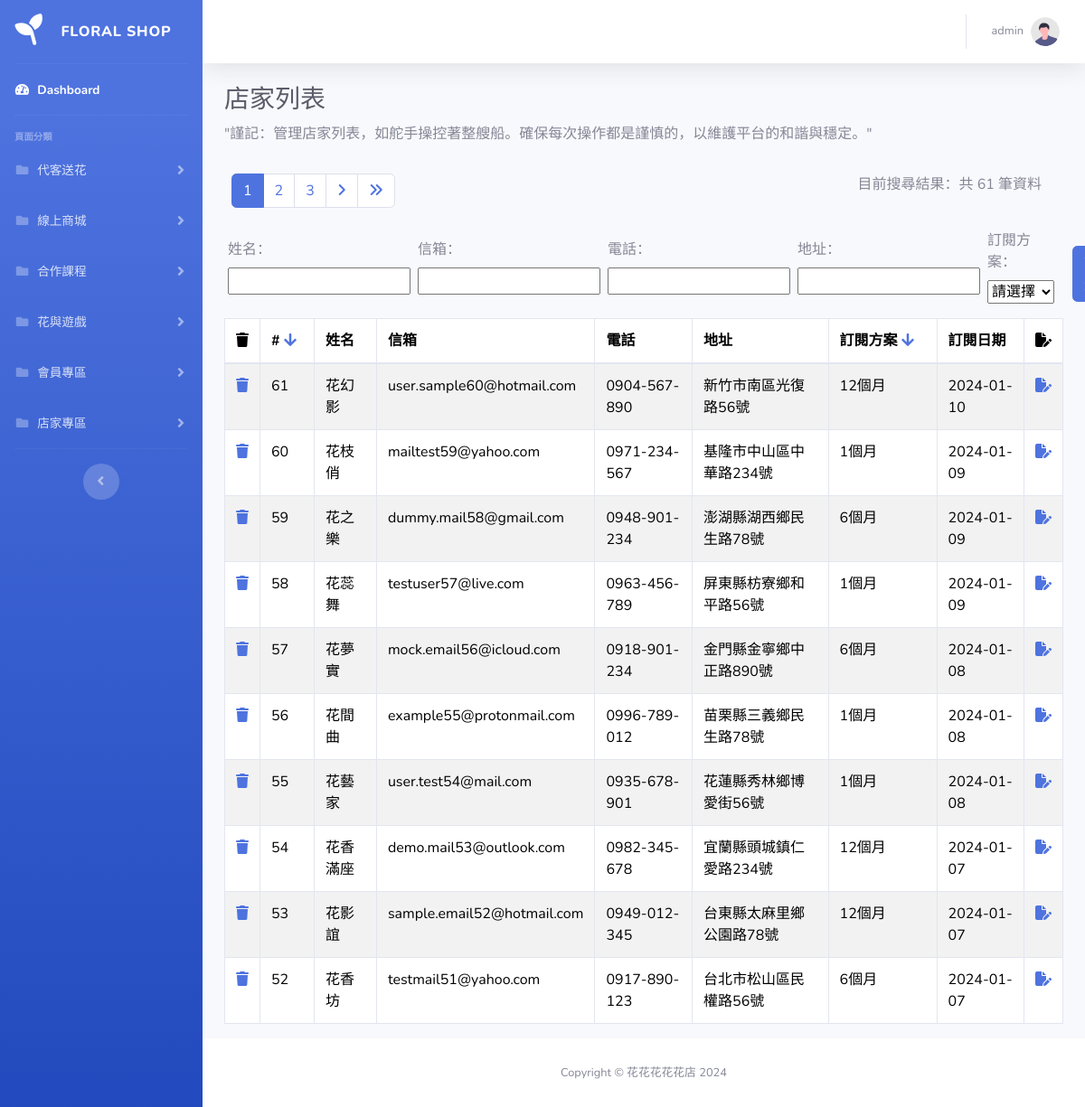
The page /pages/store/list.php on the database its author committed.
### tables this page shows
CREATE TABLE `store` (
  `store_id` int(11) NOT NULL,
  `store_name` varchar(255) NOT NULL,
  `store_account` varchar(255) NOT NULL,
  `store_password` varchar(255) NOT NULL,
  `store_intro` varchar(255) DEFAULT NULL,
  `store_address` varchar(255) DEFAULT NULL,
  `store_path` varchar(255) DEFAULT NULL,
  `store_email` varchar(255) DEFAULT NULL,
  `store_tel` varchar(255) DEFAULT NULL,
  `sub_date` date DEFAULT NULL,
  `sub_id` int(11) DEFAULT NULL,
  `permission_id` int(11) NOT NULL DEFAULT 2
);

CREATE TABLE `store_sub` (
  `sub_id` int(11) NOT NULL,
  `sub_name` varchar(255) NOT NULL,
  `price` int(11) NOT NULL
);

### pages/store/list.php (the view, shortened to what this page needs)
<?php
require '../parts/db_connect.php';
$perPage = 10;
$page = isset($_GET['page']) ? intval($_GET['page']) : 1;
$t_sql = "SELECT COUNT(1)
        FROM store
        LEFT JOIN store_sub ON store.sub_id = store_sub.sub_id";
$stmtCount = $pdo->prepare($t_sql);
$stmtCount->execute();
$rowCount = $stmtCount->fetchColumn();
$totalRows = $rowCount;
$totalPages = 0;
$rows = [];
if ($totalRows > 0) {
    $totalPages = ceil($totalRows / $perPage);
    $order = isset($_GET['order']) ? $_GET['order'] : 'desc';
    $sql = "SELECT store_id, store_name, store_email, store_tel, store_address, sub_name, sub_date
        FROM store
        LEFT JOIN store_sub ON store.sub_id = store_sub.sub_id";
    if (isset($_GET['orderBy'])) {
        $orderField = $_GET['orderBy'];
        $orderType = ($order === 'desc') ? 'DESC' : 'ASC';
        $sql .= " ORDER BY store.$orderField $orderType";
    } else {
        $sql .= " ORDER BY store.store_id DESC";
    }
    $sql .= " LIMIT :offset, :limit";
    $stmt = $pdo->prepare($sql);
    $stmt->bindValue(':offset', ($page - 1) * $perPage, PDO::PARAM_INT);
    $stmt->bindValue(':limit', $perPage, PDO::PARAM_INT);
    $stmt->execute();
    $rows = $stmt->fetchAll();
}
?>
<?php include '../parts/html-head.php' ?>
<body id="page-top">
    <div id="wrapper">
        <?php include '../parts/navbar.php' ?>
        <div id="content-wrapper" class="d-flex flex-column">
            <div id="content">
                <?php include '../parts/navtop.php' ?>
                <div class="container-fluid">
                    <h1 class="h3 mb-2 text-gray-800">店家列表</h1>
                    <p class="mb-4">
                        "謹記：管理店家列表，如舵手操控著整艘船。確保每次操作都是謹慎的，以維護平台的和諧與穩定。"
                    </p>
                    <div class="row">
                        <div class="row my-2">
                            <div class="d-flex">
                                <nav class="mx-2 " aria-label="Page navigation example">
                                    <?php if ($totalPages > 1) : ?>
                                        <ul class="pagination">
                                            <?php for ($i = $page - 2; $i <= $page + 2; $i++) :
                                                if ($i >= 1 and $i <= $totalPages) : 0
                                            ?>
                                                    <li class="page-item <?= $i == $page ? 'active' : '' ?>">
                                                        <a class="page-link" href="?page=<?= $i ?>&orderBy=<?= $_GET['orderBy'] ?? 'store_id' ?>&order=<?= $_GET['order'] ?? 'desc' ?>&filterName=<?= $_GET['filterName'] ?? '' ?>&filterEmail=<?= $_GET['filterEmail'] ?? '' ?>&filterPhone=<?= $_GET['filterPhone'] ?? '' ?>&filterAddress=<?= $_GET['filterAddress'] ?? '' ?>&filterSubscription=<?= $_GET['filterSubscription'] ?? '' ?>">
                                                            <?= $i ?>
                                                        </a>
                                                    </li>
                                            <?php endif;
                                            endfor; ?>
                                            <?php if ($page < $totalPages) : ?>
                                                <li class="page-item <?= $page >= $totalPages ? 'disabled' : '' ?>">
                                                    <a class="page-link" href="?page=<?= $page + 1 ?>&orderBy=<?= $_GET['orderBy'] ?? 'store_id' ?>&order=<?= $_GET['order'] ?? 'desc' ?>&filterName=<?= $_GET['filterName'] ?? '' ?>&filterEmail=<?= $_GET['filterEmail'] ?? '' ?>&filterPhone=<?= $_GET['filterPhone'] ?? '' ?>&filterAddress=<?= $_GET['filterAddress'] ?? '' ?>&filterSubscription=<?= $_GET['filterSubscription'] ?? '' ?>">
                                                        <i class="fa-solid fa-angle-right"></i>
                                                    </a>
                                                </li>
                                                <li class="page-item <?= $page >= $totalPages ? 'disabled' : '' ?>">
                                                    <a class="page-link" href="?page=<?= $totalPages ?>&orderBy=<?= $_GET['orderBy'] ?? 'store_id' ?>&order=<?= $_GET['order'] ?? 'desc' ?>&filterName=<?= $_GET['filterName'] ?? '' ?>&filterEmail=<?= $_GET['filterEmail'] ?? '' ?>&filterPhone=<?= $_GET['filterPhone'] ?? '' ?>&filterAddress=<?= $_GET['filterAddress'] ?? '' ?>&filterSubscription=<?= $_GET['filterSubscription'] ?? '' ?>">
                                                        <i class="fa-solid fa-angles-right"></i>
                                                    </a>
                                                </li>
                                            <?php endif; ?>
                                        </ul>
                                    <?php endif; ?>
                                </nav>
                                <p class="mb-4 ms-auto ">
                                    目前搜尋結果：共 <?= $totalRows ?> 筆資料
                                </p>
                            </div>
                        </div>
                        <form class="d-flex align-items-center" method="get" action="">
                            <div class="form-group mx-1">
                                <label for="filterName">姓名：</label>
                                <input type="text" id="filterName" name="filterName" value="<?= isset($_GET['filterName']) ? htmlentities($_GET['filterName']) : '' ?>">
                            </div>
                            <div class="form-group mx-1">
                                <label for="filterEmail">信箱：</label>
                                <input type="text" id="filterEmail" name="filterEmail" value="<?= isset($_GET['filterEmail']) ? htmlentities($_GET['filterEmail']) : '' ?>">
                            </div>
                            <div class="form-group mx-1">
                                <label for="filterPhone">電話：</label>
                                <input type="text" id="filterPhone" name="filterPhone" value="<?= isset($_GET['filterPhone']) ? htmlentities($_GET['filterPhone']) : '' ?>">
                            </div>
                            <div class="form-group mx-1">
                                <label for="filterAddress">地址：</label>
                                <input type="text" id="filterAddress" name="filterAddress" value="<?= isset($_GET['filterAddress']) ? htmlentities($_GET['filterAddress']) : '' ?>">
                            </div>
                            <div class="form-group mx-1">
                                <label for="filterSubscription">訂閱方案：</label>
                                <select id="filterSubscription" name="filterSubscription">
                                    <option value="" <?= empty($_GET['filterSubscription']) ? 'selected' : '' ?>>請選擇</option>
                                </select>
                            </div>
                            <button type="submit" class="btn btn-primary mx-3">篩選</button>
                        </form>
                    </div>
                    <div class="row">
                        <div class="col">
                            <table class="table table-bordered table-striped">
                                <thead>
                                    <tr>
                                        <th><i class="fa-solid fa-trash"></i></th>
                                        <th style="width:60px">#
                                            <a href="?page=<?= $page ?>&orderBy=store_id&order=<?= (isset($_GET['orderBy']) && $_GET['orderBy'] === 'store_id' && isset($_GET['order']) && $_GET['order'] === 'asc') ? 'desc' : 'asc' ?>&filterName=<?= $_GET['filterName'] ?? '' ?>&filterEmail=<?= $_GET['filterEmail'] ?? '' ?>&filterPhone=<?= $_GET['filterPhone'] ?? '' ?>&filterAddress=<?= $_GET['filterAddress'] ?? '' ?>&filterSubscription=<?= $_GET['filterSubscription'] ?? '' ?>">
                                                <i class="fas <?= (isset($_GET['orderBy']) && $_GET['orderBy'] === 'store_id' && $_GET['order'] === 'asc') ? 'fa-arrow-up' : 'fa-arrow-down' ?>"></i>
                                            </a>
                                        </th>
                                        <th>姓名</th>
                                        <th>信箱</th>
                                        <th>電話</th>
                                        <th>地址</th>
                                        <th style="width:120px">訂閱方案
                                            <a href="?page=<?= $page ?>&orderBy=sub_id&order=<?= (isset($_GET['orderBy']) && $_GET['orderBy'] === 'sub_id' && isset($_GET['order']) && $_GET['order'] === 'asc') ? 'desc' : 'asc' ?>&filterName=<?= $_GET['filterName'] ?? '' ?>&filterEmail=<?= $_GET['filterEmail'] ?? '' ?>&filterPhone=<?= $_GET['filterPhone'] ?? '' ?>&filterAddress=<?= $_GET['filterAddress'] ?? '' ?>&filterSubscription=<?= $_GET['filterSubscription'] ?? '' ?>">
                                                <i class="fas <?= (isset($_GET['orderBy']) && $_GET['orderBy'] === 'sub_id' && $_GET['order'] === 'asc') ? 'fa-arrow-up' : 'fa-arrow-down' ?>"></i>
                                            </a>
                                        </th>
                                        <th>訂閱日期</th>
                                        <th><i class="fa-solid fa-file-pen"></i></th>
                                    </tr>
                                </thead>
                                <tbody>
                                    <?php foreach ($rows as $r) : ?>
                                        <tr>
                                            <td>
                                                <a href="javascript: delete_one(<?= $r['store_id'] ?>)">
                                                    <i class="fa-solid fa-trash"></i>
                                                </a>
                                            </td>
                                            <td><?= $r['store_id'] ?></td>
                                            <td><?= $r['store_name'] ?></td>
                                            <td><?= $r['store_email'] ?></td>
                                            <td><?= $r['store_tel'] ?></td>
                                            <td><?= htmlentities($r['store_address']) ?></td>
                                            <td><?= $r['sub_name'] ?></td>
                                            <td><?= $r['sub_date'] ?></td>
                                            <td>
                                                <a href="edit.php?store_id=<?= $r['store_id'] ?>"><i class="fa-solid fa-file-pen"></i></a>
                                            </td>
                                        </tr>
                                    <?php endforeach ?>
                                </tbody>
                            </table>
                        </div>
                    </div>
                </div>
            </div>
            <?php include '../parts/footer.php' ?>
        </div>
    </div>
    <?php include '../parts/html-foot.php' ?>

### rows shown on the page
store: store_id "61", store_name "花幻影", store_email "user.sample60@hotmail.com", store_tel "0904-567-890", store_address "新竹市南區光復路56號", sub.sub_name "12個月", sub_date "2024-01-10"
store: store_id "60", store_name "花枝俏", store_email "mailtest59@yahoo.com", store_tel "0971-234-567", store_address "基隆市中山區中華路234號", sub.sub_name "1個月", sub_date "2024-01-09"
store: store_id "59", store_name "花之樂", store_email "dummy.mail58@gmail.com", store_tel "0948-901-234", store_address "澎湖縣湖西鄉民生路78號", sub.sub_name "6個月", sub_date "2024-01-09"
store: store_id "58", store_name "花蕊舞", store_email "testuser57@live.com", store_tel "0963-456-789", store_address "屏東縣枋寮鄉和平路56號", sub.sub_name "1個月", sub_date "2024-01-09"
store: store_id "57", store_name "花夢實", store_email "mock.email56@icloud.com", store_tel "0918-901-234", store_address "金門縣金寧鄉中正路890號", sub.sub_name "6個月", sub_date "2024-01-08"
store: store_id "56", store_name "花間曲", store_email "example55@protonmail.com", store_tel "0996-789-012", store_address "苗栗縣三義鄉民生路78號", sub.sub_name "1個月", sub_date "2024-01-08"
store: store_id "55", store_name "花藝家", store_email "user.test54@mail.com", store_tel "0935-678-901", store_address "花蓮縣秀林鄉博愛街56號", sub.sub_name "1個月", sub_date "2024-01-08"
store: store_id "54", store_name "花香滿座", store_email "demo.mail53@outlook.com", store_tel "0982-345-678", store_address "宜蘭縣頭城鎮仁愛路234號", sub.sub_name "12個月", sub_date "2024-01-07"
store: store_id "53", store_name "花影誼", store_email "sample.email52@hotmail.com", store_tel "0949-012-345", store_address "台東縣太麻里鄉公園路78號", sub.sub_name "12個月", sub_date "2024-01-07"
store: store_id "52", store_name "花香坊", store_email "testmail51@yahoo.com", store_tel "0917-890-123", store_address "台北市松山區民權路56號", sub.sub_name "6個月", sub_date "2024-01-07"

### other values the page prints
$totalRows "61"
